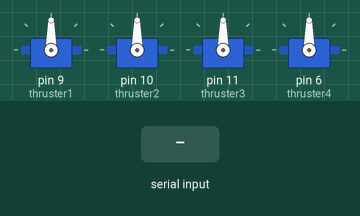
This sketch was run on a simulated Arduino Uno, built with avr-gcc and run on an emulated ATmega328P. Parts: 4 × servo. Inputs (shaded band) come from the test bench.

Above: at 1.2 s.
1.3 s: "90,45,200,10\n" received over Serial
At 3.6 s:
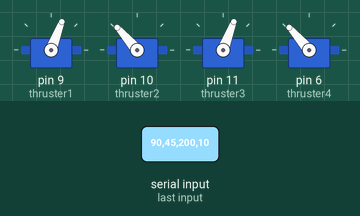
4.3 s: "30,150,10,200\n" received over Serial
At 7.1 s:
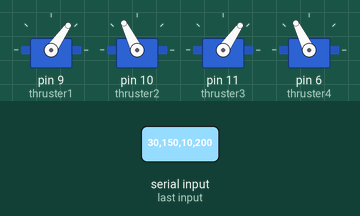
7.3 s: "90,45,200,10,150,30\n" received over Serial
At 13.9 s:
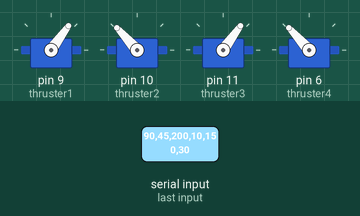
Timing chart, 0 to 14.8 s (numbered marks = the images above; inputs shaded):
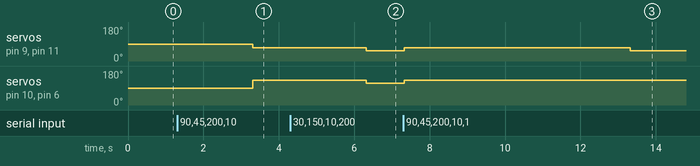

Measured:
- after the input at 1.3 s, servo on pin 9 (thruster1), servo on pin 11 (thruster3): 90° → 69° after 2.0 s; servo on pin 10 (thruster2), servo on pin 6 (thruster4): 90° → 131° after 2.0 s
- after the input at 4.3 s, servo on pin 9 (thruster1), servo on pin 11 (thruster3): 69° → 55° after 2.0 s; servo on pin 10 (thruster2), servo on pin 6 (thruster4): 131° → 116° after 2.0 s
- after the input at 7.3 s, servo on pin 9 (thruster1), servo on pin 11 (thruster3): 55° → 69° at once, → 54° 6.0 s later; servo on pin 10 (thruster2), servo on pin 6 (thruster4): 116° → 131° at once, → 132° 6.0 s later

The sketch:

ROVControl_4Thrusters.ino
```cpp
#include <Servo.h>

const int minThrusterValue = 1100;
const int maxThrusterValue = 1900;

Servo thruster1;
Servo thruster2;
Servo thruster3;
Servo thruster4;
Servo thruster5;
Servo thruster6;
void setup() {
  // Initialize motor pins
  thruster1.attach(9);
  thruster2.attach(10);
  thruster3.attach(11);
  thruster4.attach(6);

  Serial.begin(9600);
}

void loop() {
  if (Serial.available() > 0) {
    // Read joystick values (expecting 6 values: x1, y1, x2, y2, x3, y3)
    int joy1X = Serial.parseInt();
    int joy1Y = Serial.parseInt();
    int joy2X = Serial.parseInt();
    int joy2Y = Serial.parseInt();
    int joy3X = Serial.parseInt();
    int joy3Y = Serial.parseInt();
    // bottom left joystick movement
    if ((joy2X > 500) && (joy2X < 522)) {

      int xMapped = map(joy1X, 0, 1023, -400, 400);
      int yMapped = map(joy1Y, 0, 1023, -400, 400);

      int power1 = constrain(map(-xMapped + yMapped, -400, 400, minThrusterValue, maxThrusterValue), minThrusterValue, maxThrusterValue);
      int power2 = constrain(map(xMapped + yMapped, -400, 400, minThrusterValue, maxThrusterValue), minThrusterValue, maxThrusterValue);

      thruster1.writeMicroseconds(power1);
      thruster2.writeMicroseconds(power2);
      thruster3.writeMicroseconds(power1);
      thruster4.writeMicroseconds(power2);

      delay(10);

      // Z direction Movement
      int joy2yMapped = map(joy2Y, 0, 1023, minThrusterValue, maxThrusterValue);

      thruster5.writeMicroseconds(joy2yMapped);
      thruster6.writeMicroseconds(joy2yMapped);
      }
    int YawPower1 = map(joy2X, 0, 1023, minThrusterValue, maxThrusterValue); // thruster values for one and four yaw
    int YawPower2 = map(joy2Y, 0, 1023, maxThrusterValue, minThrusterValue); // thruster values for two and three yaw

    thruster1.writeMicroseconds(YawPower1);
    thruster2.writeMicroseconds(YawPower2);
    thruster3.writeMicroseconds(YawPower1);
    thruster4.writeMicroseconds(YawPower2);
    }


}
```
